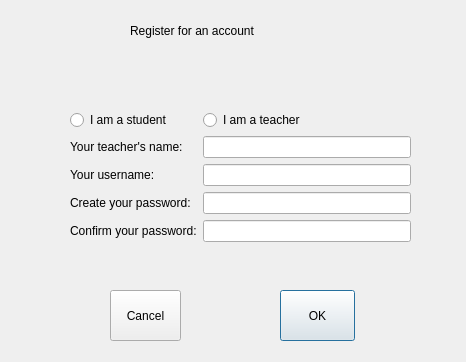
<?xml version="1.0" encoding="UTF-8"?>
<ui version="4.0">
 <class>RegistrationDialog</class>
 <widget class="QDialog" name="RegistrationDialog">
  <property name="geometry">
   <rect>
    <x>0</x>
    <y>0</y>
    <width>466</width>
    <height>362</height>
   </rect>
  </property>
  <property name="windowTitle">
   <string>Registration</string>
  </property>
  <widget class="QLabel" name="titleLabel">
   <property name="geometry">
    <rect>
     <x>130</x>
     <y>10</y>
     <width>211</width>
     <height>41</height>
    </rect>
   </property>
   <property name="styleSheet">
    <string notr="true">font: 14pt &quot;Fixedsys&quot;;</string>
   </property>
   <property name="text">
    <string>Register for an account</string>
   </property>
  </widget>
  <widget class="QPushButton" name="OKButton">
   <property name="geometry">
    <rect>
     <x>280</x>
     <y>290</y>
     <width>75</width>
     <height>51</height>
    </rect>
   </property>
   <property name="styleSheet">
    <string notr="true">font: 9pt &quot;Fixedsys&quot;;</string>
   </property>
   <property name="text">
    <string>OK</string>
   </property>
  </widget>
  <widget class="QPushButton" name="cancelButton">
   <property name="geometry">
    <rect>
     <x>110</x>
     <y>290</y>
     <width>71</width>
     <height>51</height>
    </rect>
   </property>
   <property name="text">
    <string>Cancel</string>
   </property>
  </widget>
  <widget class="QLabel" name="warningLabel">
   <property name="geometry">
    <rect>
     <x>40</x>
     <y>55</y>
     <width>401</width>
     <height>31</height>
    </rect>
   </property>
   <property name="font">
    <font>
     <pointsize>11</pointsize>
     <weight>75</weight>
     <italic>true</italic>
     <bold>true</bold>
    </font>
   </property>
   <property name="styleSheet">
    <string notr="true">color:rgb(255, 0, 13)</string>
   </property>
   <property name="text">
    <string/>
   </property>
   <property name="alignment">
    <set>Qt::AlignCenter</set>
   </property>
  </widget>
  <widget class="QWidget" name="">
   <property name="geometry">
    <rect>
     <x>70</x>
     <y>110</y>
     <width>341</width>
     <height>167</height>
    </rect>
   </property>
   <layout class="QFormLayout" name="formLayout">
    <item row="0" column="0">
     <widget class="QRadioButton" name="studentRadioButton">
      <property name="styleSheet">
       <string notr="true">font: 9pt &quot;Fixedsys&quot;;</string>
      </property>
      <property name="text">
       <string>I am a student</string>
      </property>
     </widget>
    </item>
    <item row="2" column="0">
     <widget class="QLabel" name="teacberNameLabel">
      <property name="styleSheet">
       <string notr="true">font: 9pt &quot;Fixedsys&quot;;</string>
      </property>
      <property name="text">
       <string>Your teacher's name:</string>
      </property>
     </widget>
    </item>
    <item row="2" column="1">
     <widget class="QLineEdit" name="teachersName">
      <property name="mouseTracking">
       <bool>true</bool>
      </property>
      <property name="focusPolicy">
       <enum>Qt::StrongFocus</enum>
      </property>
      <property name="cursorMoveStyle">
       <enum>Qt::LogicalMoveStyle</enum>
      </property>
      <property name="clearButtonEnabled">
       <bool>false</bool>
      </property>
     </widget>
    </item>
    <item row="3" column="0">
     <widget class="QLabel" name="usernameLabel">
      <property name="styleSheet">
       <string notr="true">font: 9pt &quot;Fixedsys&quot;;</string>
      </property>
      <property name="text">
       <string>Your username:</string>
      </property>
     </widget>
    </item>
    <item row="3" column="1">
     <widget class="QLineEdit" name="username">
      <property name="mouseTracking">
       <bool>true</bool>
      </property>
      <property name="focusPolicy">
       <enum>Qt::StrongFocus</enum>
      </property>
      <property name="cursorMoveStyle">
       <enum>Qt::LogicalMoveStyle</enum>
      </property>
      <property name="clearButtonEnabled">
       <bool>false</bool>
      </property>
     </widget>
    </item>
    <item row="4" column="0">
     <widget class="QLabel" name="passwordLabel">
      <property name="styleSheet">
       <string notr="true">font: 9pt &quot;Fixedsys&quot;;</string>
      </property>
      <property name="text">
       <string>Create your password:</string>
      </property>
     </widget>
    </item>
    <item row="4" column="1">
     <widget class="QLineEdit" name="password">
      <property name="mouseTracking">
       <bool>true</bool>
      </property>
      <property name="focusPolicy">
       <enum>Qt::StrongFocus</enum>
      </property>
      <property name="cursorMoveStyle">
       <enum>Qt::LogicalMoveStyle</enum>
      </property>
      <property name="clearButtonEnabled">
       <bool>false</bool>
      </property>
     </widget>
    </item>
    <item row="5" column="0">
     <widget class="QLabel" name="confirmPasswordLabel">
      <property name="styleSheet">
       <string notr="true">font: 9pt &quot;Fixedsys&quot;;</string>
      </property>
      <property name="text">
       <string>Confirm your password:</string>
      </property>
     </widget>
    </item>
    <item row="5" column="1">
     <widget class="QLineEdit" name="confirmPassword">
      <property name="mouseTracking">
       <bool>true</bool>
      </property>
      <property name="focusPolicy">
       <enum>Qt::StrongFocus</enum>
      </property>
      <property name="cursorMoveStyle">
       <enum>Qt::LogicalMoveStyle</enum>
      </property>
      <property name="clearButtonEnabled">
       <bool>false</bool>
      </property>
     </widget>
    </item>
    <item row="0" column="1">
     <widget class="QRadioButton" name="teacherRadioButton">
      <property name="styleSheet">
       <string notr="true">font: 9pt &quot;Fixedsys&quot;;</string>
      </property>
      <property name="text">
       <string>I am a teacher</string>
      </property>
     </widget>
    </item>
   </layout>
  </widget>
 </widget>
 <resources/>
 <connections/>
</ui>
